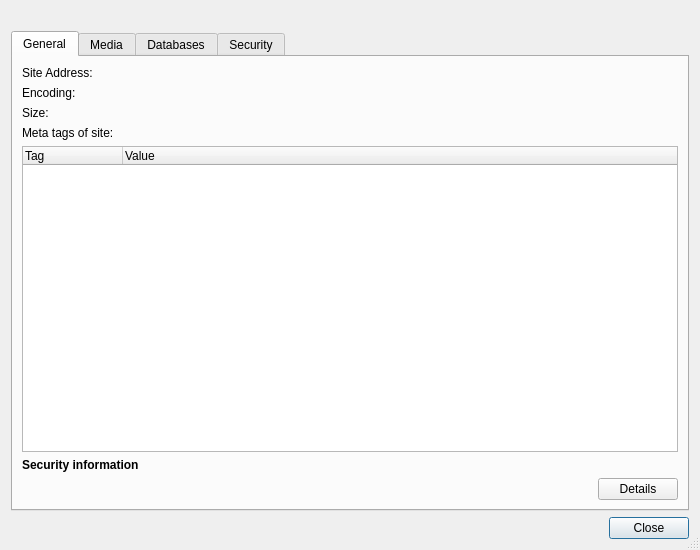
<?xml version="1.0" encoding="UTF-8"?>
<ui version="4.0">
 <class>SiteInfoDialog</class>
 <widget class="QDialog" name="SiteInfoDialog">
  <property name="geometry">
   <rect>
    <x>0</x>
    <y>0</y>
    <width>700</width>
    <height>550</height>
   </rect>
  </property>
  <property name="windowTitle">
   <string>Site Information</string>
  </property>
  <property name="sizeGripEnabled">
   <bool>true</bool>
  </property>
  <layout class="QVBoxLayout" name="verticalLayout">
   <item>
    <widget class="QLabel" name="heading">
     <property name="text">
      <string notr="true"/>
     </property>
     <property name="wordWrap">
      <bool>true</bool>
     </property>
    </widget>
   </item>
   <item>
    <widget class="QTabWidget" name="tabWidget">
     <property name="currentIndex">
      <number>0</number>
     </property>
     <widget class="QWidget" name="generalTab">
      <attribute name="title">
       <string>General</string>
      </attribute>
      <layout class="QVBoxLayout" name="verticalLayout_2">
       <item>
        <layout class="QGridLayout" name="gridLayout">
         <item row="0" column="0">
          <widget class="QLabel" name="label">
           <property name="text">
            <string>Site Address:</string>
           </property>
          </widget>
         </item>
         <item row="0" column="1">
          <widget class="QLabel" name="siteAddressLabel">
           <property name="sizePolicy">
            <sizepolicy hsizetype="Expanding" vsizetype="Preferred">
             <horstretch>0</horstretch>
             <verstretch>0</verstretch>
            </sizepolicy>
           </property>
          </widget>
         </item>
         <item row="1" column="0">
          <widget class="QLabel" name="label_2">
           <property name="text">
            <string>Encoding:</string>
           </property>
          </widget>
         </item>
         <item row="1" column="1">
          <widget class="QLabel" name="encodingLabel">
           <property name="sizePolicy">
            <sizepolicy hsizetype="Expanding" vsizetype="Preferred">
             <horstretch>0</horstretch>
             <verstretch>0</verstretch>
            </sizepolicy>
           </property>
          </widget>
         </item>
         <item row="2" column="0">
          <widget class="QLabel" name="label_3">
           <property name="text">
            <string>Size:</string>
           </property>
          </widget>
         </item>
         <item row="2" column="1">
          <widget class="QLabel" name="sizeLabel">
           <property name="sizePolicy">
            <sizepolicy hsizetype="Expanding" vsizetype="Preferred">
             <horstretch>0</horstretch>
             <verstretch>0</verstretch>
            </sizepolicy>
           </property>
          </widget>
         </item>
        </layout>
       </item>
       <item>
        <widget class="QLabel" name="label_9">
         <property name="text">
          <string>Meta tags of site:</string>
         </property>
        </widget>
       </item>
       <item>
        <widget class="QTreeWidget" name="tagsTree">
         <property name="alternatingRowColors">
          <bool>true</bool>
         </property>
         <property name="rootIsDecorated">
          <bool>false</bool>
         </property>
         <property name="itemsExpandable">
          <bool>false</bool>
         </property>
         <property name="wordWrap">
          <bool>false</bool>
         </property>
         <column>
          <property name="text">
           <string>Tag</string>
          </property>
         </column>
         <column>
          <property name="text">
           <string>Value</string>
          </property>
         </column>
        </widget>
       </item>
       <item>
        <layout class="QGridLayout" name="gridLayout_2">
         <item row="0" column="0" colspan="4">
          <widget class="QLabel" name="label_4">
           <property name="sizePolicy">
            <sizepolicy hsizetype="Fixed" vsizetype="Preferred">
             <horstretch>0</horstretch>
             <verstretch>0</verstretch>
            </sizepolicy>
           </property>
           <property name="text">
            <string>&lt;b&gt;Security information&lt;/b&gt;</string>
           </property>
          </widget>
         </item>
         <item row="1" column="0">
          <spacer name="horizontalSpacer">
           <property name="orientation">
            <enum>Qt::Horizontal</enum>
           </property>
           <property name="sizeType">
            <enum>QSizePolicy::Fixed</enum>
           </property>
           <property name="sizeHint" stdset="0">
            <size>
             <width>20</width>
             <height>20</height>
            </size>
           </property>
          </spacer>
         </item>
         <item row="1" column="1">
          <widget class="QLabel" name="securityLabel">
           <property name="text">
            <string/>
           </property>
          </widget>
         </item>
         <item row="1" column="2">
          <spacer name="horizontalSpacer_2">
           <property name="orientation">
            <enum>Qt::Horizontal</enum>
           </property>
           <property name="sizeHint" stdset="0">
            <size>
             <width>40</width>
             <height>20</height>
            </size>
           </property>
          </spacer>
         </item>
         <item row="1" column="3">
          <widget class="QPushButton" name="securityDetailsButton">
           <property name="sizePolicy">
            <sizepolicy hsizetype="Fixed" vsizetype="Fixed">
             <horstretch>0</horstretch>
             <verstretch>0</verstretch>
            </sizepolicy>
           </property>
           <property name="text">
            <string>Details</string>
           </property>
           <property name="autoDefault">
            <bool>false</bool>
           </property>
          </widget>
         </item>
        </layout>
       </item>
      </layout>
     </widget>
     <widget class="QWidget" name="mediaTab">
      <attribute name="title">
       <string>Media</string>
      </attribute>
      <layout class="QVBoxLayout" name="verticalLayout_4">
       <item>
        <widget class="QTreeWidget" name="imagesTree">
         <property name="alternatingRowColors">
          <bool>true</bool>
         </property>
         <property name="rootIsDecorated">
          <bool>false</bool>
         </property>
         <property name="itemsExpandable">
          <bool>false</bool>
         </property>
         <column>
          <property name="text">
           <string>Image</string>
          </property>
         </column>
         <column>
          <property name="text">
           <string>Image Address</string>
          </property>
         </column>
        </widget>
       </item>
       <item>
        <widget class="QLabel" name="label_5">
         <property name="text">
          <string>&lt;b&gt;Preview&lt;/b&gt;</string>
         </property>
        </widget>
       </item>
       <item>
        <widget class="QGraphicsView" name="imagePreview"/>
       </item>
      </layout>
     </widget>
     <widget class="QWidget" name="databasesTab">
      <attribute name="title">
       <string>Databases</string>
      </attribute>
      <layout class="QVBoxLayout" name="verticalLayout_5">
       <item>
        <widget class="QListWidget" name="databasesList">
         <property name="toolTip">
          <string>Shows a list of databases used by the site</string>
         </property>
        </widget>
       </item>
       <item>
        <widget class="QLabel" name="label_10">
         <property name="text">
          <string>&lt;b&gt;Database details&lt;/b&gt;</string>
         </property>
        </widget>
       </item>
       <item>
        <layout class="QGridLayout" name="gridLayout_3">
         <item row="0" column="0">
          <widget class="QLabel" name="label_6">
           <property name="text">
            <string>Name:</string>
           </property>
          </widget>
         </item>
         <item row="0" column="1">
          <widget class="QLabel" name="databaseName">
           <property name="sizePolicy">
            <sizepolicy hsizetype="Expanding" vsizetype="Preferred">
             <horstretch>0</horstretch>
             <verstretch>0</verstretch>
            </sizepolicy>
           </property>
           <property name="text">
            <string>&lt;database not selected&gt;</string>
           </property>
           <property name="textInteractionFlags">
            <set>Qt::LinksAccessibleByMouse|Qt::TextSelectableByMouse</set>
           </property>
          </widget>
         </item>
         <item row="1" column="0">
          <widget class="QLabel" name="label_7">
           <property name="text">
            <string>Path:</string>
           </property>
          </widget>
         </item>
         <item row="1" column="1">
          <widget class="QLabel" name="databasePath">
           <property name="sizePolicy">
            <sizepolicy hsizetype="Expanding" vsizetype="Preferred">
             <horstretch>0</horstretch>
             <verstretch>0</verstretch>
            </sizepolicy>
           </property>
           <property name="text">
            <string>&lt;database not selected&gt;</string>
           </property>
           <property name="textInteractionFlags">
            <set>Qt::LinksAccessibleByMouse|Qt::TextSelectableByMouse</set>
           </property>
          </widget>
         </item>
         <item row="2" column="0">
          <widget class="QLabel" name="label_8">
           <property name="text">
            <string>Size:</string>
           </property>
          </widget>
         </item>
         <item row="2" column="1">
          <widget class="QLabel" name="databaseSize">
           <property name="sizePolicy">
            <sizepolicy hsizetype="Expanding" vsizetype="Preferred">
             <horstretch>0</horstretch>
             <verstretch>0</verstretch>
            </sizepolicy>
           </property>
           <property name="text">
            <string>&lt;database not selected&gt;</string>
           </property>
           <property name="textInteractionFlags">
            <set>Qt::LinksAccessibleByMouse|Qt::TextSelectableByMouse</set>
           </property>
          </widget>
         </item>
        </layout>
       </item>
       <item>
        <spacer name="verticalSpacer">
         <property name="orientation">
          <enum>Qt::Vertical</enum>
         </property>
         <property name="sizeHint" stdset="0">
          <size>
           <width>20</width>
           <height>161</height>
          </size>
         </property>
        </spacer>
       </item>
      </layout>
     </widget>
     <widget class="QWidget" name="securityTab">
      <attribute name="title">
       <string>Security</string>
      </attribute>
      <layout class="QVBoxLayout" name="verticalLayout_3">
       <item>
        <widget class="SslInfoWidget" name="sslWidget" native="true"/>
       </item>
      </layout>
     </widget>
    </widget>
   </item>
   <item>
    <widget class="QDialogButtonBox" name="buttonBox">
     <property name="orientation">
      <enum>Qt::Horizontal</enum>
     </property>
     <property name="standardButtons">
      <set>QDialogButtonBox::Close</set>
     </property>
    </widget>
   </item>
  </layout>
 </widget>
 <customwidgets>
  <customwidget>
   <class>SslInfoWidget</class>
   <extends>QWidget</extends>
   <header>Helpviewer/SslInfoWidget.h</header>
   <container>1</container>
  </customwidget>
 </customwidgets>
 <tabstops>
  <tabstop>tabWidget</tabstop>
  <tabstop>tagsTree</tabstop>
  <tabstop>securityDetailsButton</tabstop>
  <tabstop>imagesTree</tabstop>
  <tabstop>imagePreview</tabstop>
  <tabstop>databasesList</tabstop>
  <tabstop>buttonBox</tabstop>
 </tabstops>
 <resources/>
 <connections>
  <connection>
   <sender>buttonBox</sender>
   <signal>accepted()</signal>
   <receiver>SiteInfoDialog</receiver>
   <slot>accept()</slot>
   <hints>
    <hint type="sourcelabel">
     <x>248</x>
     <y>254</y>
    </hint>
    <hint type="destinationlabel">
     <x>157</x>
     <y>274</y>
    </hint>
   </hints>
  </connection>
  <connection>
   <sender>buttonBox</sender>
   <signal>rejected()</signal>
   <receiver>SiteInfoDialog</receiver>
   <slot>reject()</slot>
   <hints>
    <hint type="sourcelabel">
     <x>316</x>
     <y>260</y>
    </hint>
    <hint type="destinationlabel">
     <x>286</x>
     <y>274</y>
    </hint>
   </hints>
  </connection>
 </connections>
</ui>
